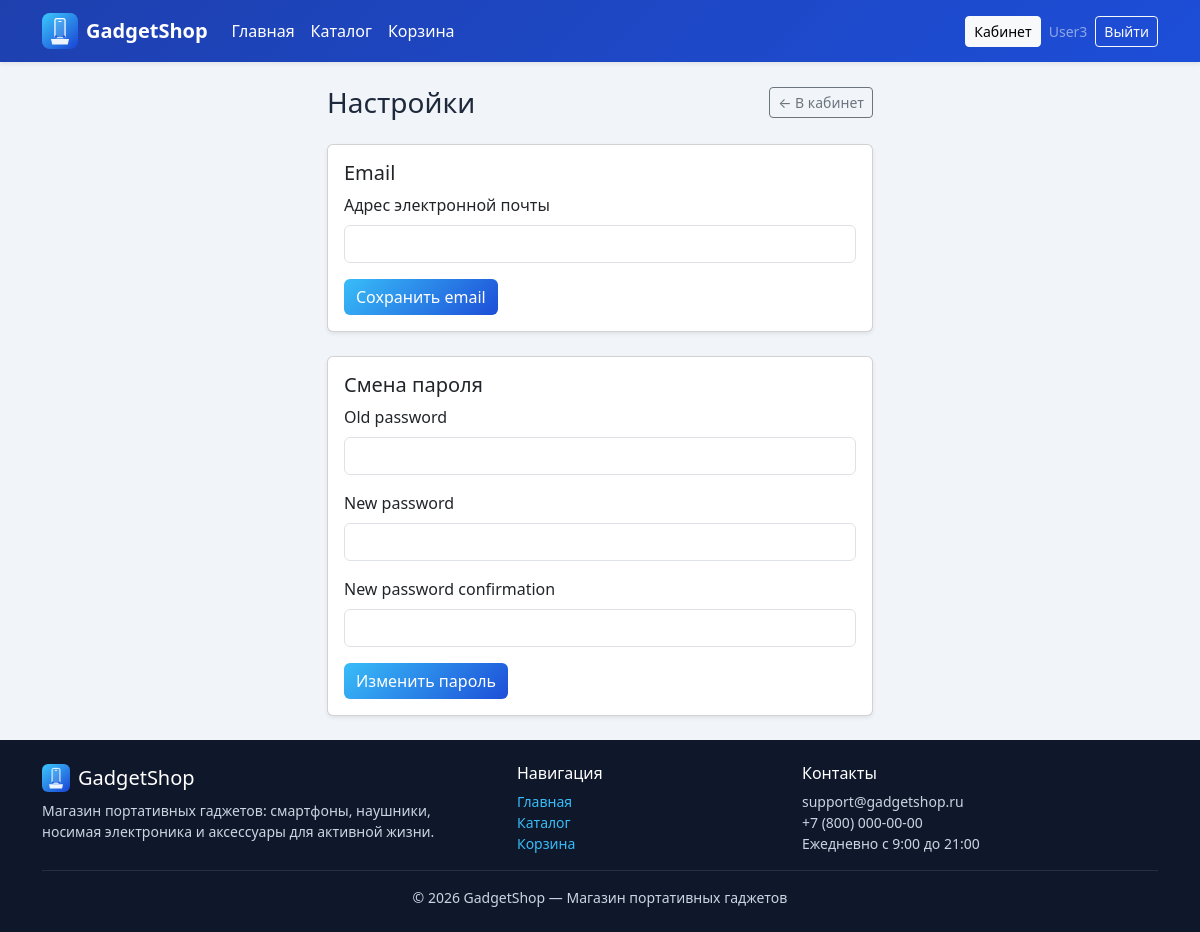
The app's page /account/settings/ (signed in), older data.
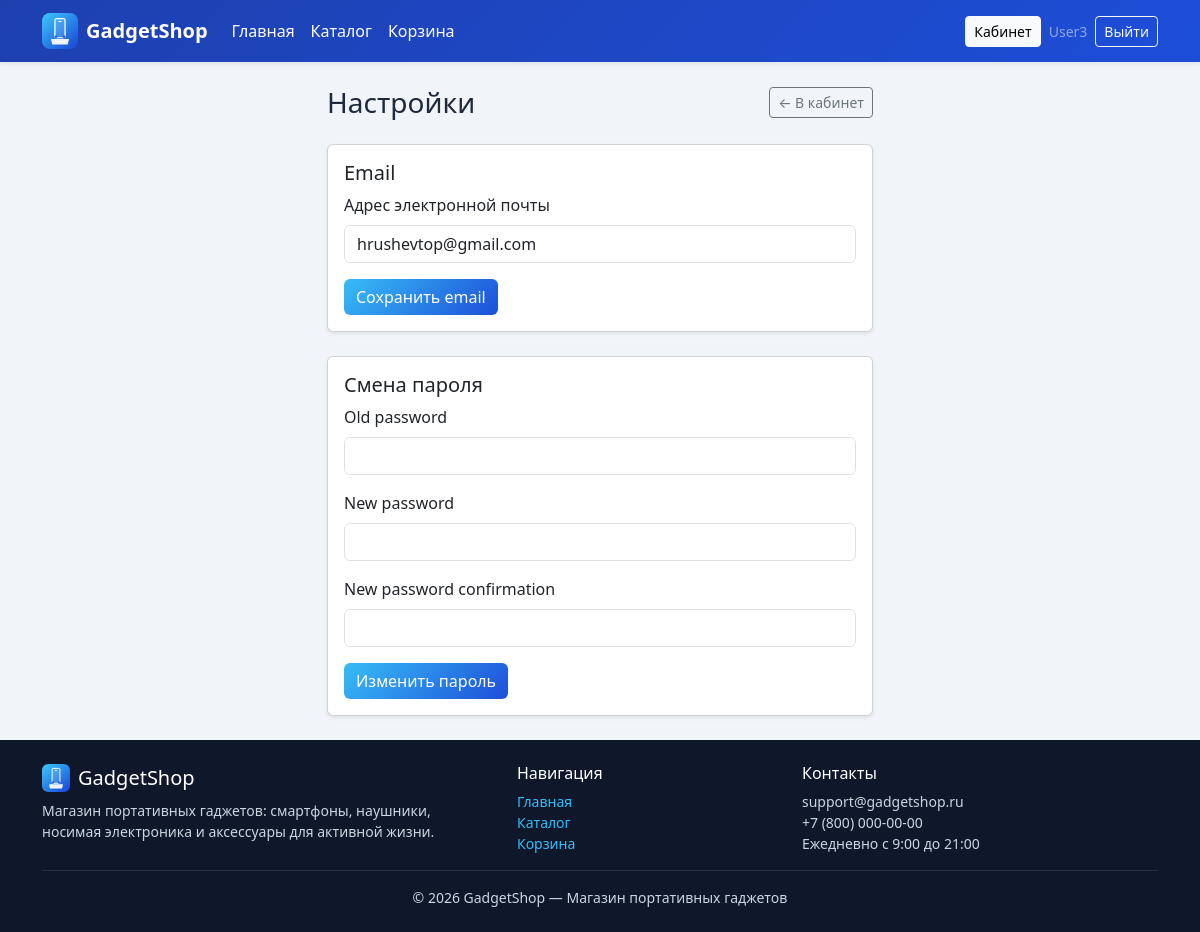
The same page, newer data.
### users/models.py (models this page shows)
class User(AbstractUser):
    pass

### main/views.py (the view)
# urls.py: path('account/settings/', views.settings_view, name='settings'),
@login_required
def settings_view(request):
    from django.contrib.auth.forms import PasswordChangeForm
    from django.contrib.auth import update_session_auth_hash
    if request.method == 'POST':
        action = request.POST.get('action')
        if action == 'email':
            email = request.POST.get('email', '').strip()
            if email:
                request.user.email = email
                request.user.save()
                messages.success(request, 'Email успешно изменен.')
            else:
                messages.error(request, 'Email не может быть пустым.')
            return redirect('main:settings')
        elif action == 'password':
            pwd_form = PasswordChangeForm(request.user, request.POST)
            if pwd_form.is_valid():
                user = pwd_form.save()
                update_session_auth_hash(request, user)
                messages.success(request, 'Пароль успешно изменен.')
                return redirect('main:settings')
            else:
                messages.error(request, 'Пожалуйста, исправьте ошибки при смене пароля.')
        else:
            pwd_form = PasswordChangeForm(request.user)
    else:
        pwd_form = PasswordChangeForm(request.user)
    return render(request, 'account/settings.html', {'pwd_form': pwd_form})

### main/context_processors.py (called while the page is built)
def cart_count(request):
    if request.user.is_authenticated:
        total = sum(
            item.quantity
            for item in CartItem.objects.filter(cart__user=request.user)
        )
    else:
        total = 0
    return {"cart_count": total}

### templates/account/settings.html (shortened to what this page needs)
{% extends "base.html" %}
{% block content %}
<div class="row justify-content-center">
    <div class="col-lg-6">
        <div class="d-flex justify-content-between align-items-center mb-4">
            <h1 class="h3 mb-0">Настройки</h1>
            <a href="{% url 'main:account' %}" class="btn btn-outline-secondary btn-sm">← В кабинет</a>
        </div>
        <div class="card shadow-sm mb-4">
            <div class="card-body">
                <h5 class="card-title">Email</h5>
                <form method="post">
                    <div class="mb-3">
                        <label class="form-label" for="email">Адрес электронной почты</label>
                        <input type="email" class="form-control" id="email" name="email" value="{{ user.email }}">
                    </div>
                    <button type="submit" class="btn btn-gs">Сохранить email</button>
                </form>
            </div>
        </div>
        <div class="card shadow-sm">
            <div class="card-body">
                <h5 class="card-title">Смена пароля</h5>
                <form method="post">
                    {% for field in pwd_form %}
                        <div class="mb-3">
                            <label class="form-label" for="{{ field.id_for_label }}">{{ field.label }}</label>
                            <input type="password" class="form-control" name="{{ field.name }}" id="{{ field.id_for_label }}">
                        </div>
                    {% endfor %}
                    <button type="submit" class="btn btn-gs">Изменить пароль</button>
                </form>
            </div>
        </div>
    </div>
</div>
{% endblock %}

### templates/base.html (shortened to what this page needs)
{% load static %}
<!DOCTYPE html>
<html lang="ru">
<head>
    <link href="https://cdn.jsdelivr.net/npm/bootstrap@5.3.3/dist/css/bootstrap.min.css" rel="stylesheet">
    <link rel="stylesheet" href="{% static 'css/style.css' %}">
</head>
<body>
    <nav class="navbar navbar-expand-lg navbar-gs shadow-sm sticky-top">
        <div class="container">
            <a class="navbar-brand d-flex align-items-center gap-2 fw-bold" href="{% url 'main:home' %}">
                <img src="{% static 'images/logo.svg' %}" alt="GadgetShop">
                <span>GadgetShop</span>
            </a>
            <div class="collapse navbar-collapse" id="mainNav">
                <ul class="navbar-nav me-auto">
                    <li class="nav-item">
                        <a class="nav-link" href="{% url 'main:home' %}">Главная</a>
                    </li>
                    <li class="nav-item">
                        <a class="nav-link" href="{% url 'main:product_list' %}">Каталог</a>
                    </li>
                    <li class="nav-item">
                        <a class="nav-link" href="{% url 'main:cart_view' %}">
                            Корзина
                        </a>
                    </li>
                </ul>
                <div class="d-flex align-items-center gap-2">
                    {% if user.is_authenticated %}
                        <a href="{% url 'main:account' %}" class="btn btn-light btn-sm">Кабинет</a>
                        <span class="text-white-50 small d-none d-lg-inline">{{ user.username }}</span>
                        <form action="{% url 'main:logout' %}" method="post" class="m-0">
                            <button type="submit" class="btn btn-outline-light btn-sm">Выйти</button>
                        </form>
                    {% else %}
                        <a href="{% url 'main:login' %}" class="btn btn-light btn-sm">Войти</a>
                        <a href="{% url 'main:register' %}" class="btn btn-outline-light btn-sm">Регистрация</a>
                    {% endif %}
                </div>
            </div>
        </div>
    </nav>
    <main class="py-4">
        <div class="container">
            {% block content %}{% endblock %}
        </div>
    </main>
    <footer class="footer-gs mt-auto py-4">
        <div class="container">
            <div class="row gy-3">
                <div class="col-md-5">
                    <h5 class="text-white d-flex align-items-center gap-2">
                        <img src="{% static 'images/logo.svg' %}" alt="" width="28" height="28">
                        GadgetShop
                    </h5>
                    <p class="small mb-0">Магазин портативных гаджетов: смартфоны, наушники, носимая
                        электроника и аксессуары для активной жизни.</p>
                </div>
                <div class="col-md-3">
                    <h6 class="text-white">Навигация</h6>
                    <ul class="list-unstyled small mb-0">
                        <li><a href="{% url 'main:home' %}">Главная</a></li>
                        <li><a href="{% url 'main:product_list' %}">Каталог</a></li>
                        <li><a href="{% url 'main:cart_view' %}">Корзина</a></li>
                    </ul>
                </div>
                <div class="col-md-4">
                    <h6 class="text-white">Контакты</h6>
                    <p class="small mb-0">support@gadgetshop.ru<br>+7 (800) 000-00-00<br>Ежедневно с 9:00 до 21:00</p>
                </div>
            </div>
            <hr class="border-secondary">
            <p class="small text-center mb-0">© 2026 GadgetShop — Магазин портативных гаджетов</p>
        </div>
    </footer>
</body>
</html>

Row changes from the older to the newer data that the page shows:
changed User "User3": email (not shown) → "hrushevtop@gmail.com"
